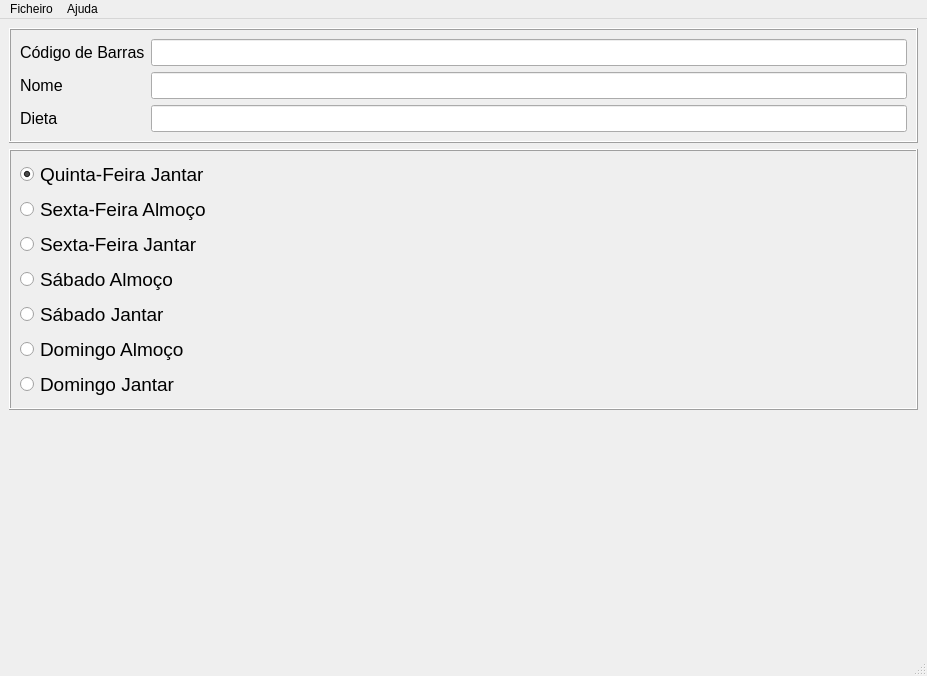
<?xml version="1.0" encoding="UTF-8"?>
<ui version="4.0">
 <class>MainWindow</class>
 <widget class="QMainWindow" name="MainWindow">
  <property name="geometry">
   <rect>
    <x>0</x>
    <y>0</y>
    <width>927</width>
    <height>676</height>
   </rect>
  </property>
  <property name="windowTitle">
   <string>FMV Manager 2023</string>
  </property>
  <widget class="QWidget" name="centralwidget">
   <layout class="QGridLayout" name="gridLayout">
    <item row="3" column="0">
     <spacer name="verticalSpacer">
      <property name="orientation">
       <enum>Qt::Vertical</enum>
      </property>
      <property name="sizeHint" stdset="0">
       <size>
        <width>20</width>
        <height>40</height>
       </size>
      </property>
     </spacer>
    </item>
    <item row="1" column="0">
     <widget class="QFrame" name="frame_2">
      <property name="sizePolicy">
       <sizepolicy hsizetype="Preferred" vsizetype="Maximum">
        <horstretch>0</horstretch>
        <verstretch>0</verstretch>
       </sizepolicy>
      </property>
      <property name="frameShape">
       <enum>QFrame::Box</enum>
      </property>
      <property name="frameShadow">
       <enum>QFrame::Raised</enum>
      </property>
      <layout class="QGridLayout" name="gridLayout_4">
       <item row="0" column="0">
        <layout class="QGridLayout" name="gridLayout_7">
         <item row="1" column="0">
          <widget class="QRadioButton" name="rB_6A">
           <property name="font">
            <font>
             <pointsize>14</pointsize>
             <bold>false</bold>
            </font>
           </property>
           <property name="text">
            <string>Sexta-Feira Almoço</string>
           </property>
          </widget>
         </item>
         <item row="5" column="0">
          <widget class="QRadioButton" name="rB_DA">
           <property name="font">
            <font>
             <pointsize>14</pointsize>
             <bold>false</bold>
            </font>
           </property>
           <property name="text">
            <string>Domingo Almoço</string>
           </property>
          </widget>
         </item>
         <item row="2" column="0">
          <widget class="QRadioButton" name="rB_6J">
           <property name="font">
            <font>
             <pointsize>14</pointsize>
             <bold>false</bold>
            </font>
           </property>
           <property name="text">
            <string>Sexta-Feira Jantar</string>
           </property>
          </widget>
         </item>
         <item row="0" column="0">
          <widget class="QRadioButton" name="rB_5J">
           <property name="font">
            <font>
             <pointsize>14</pointsize>
             <bold>false</bold>
            </font>
           </property>
           <property name="text">
            <string>Quinta-Feira Jantar</string>
           </property>
           <property name="checked">
            <bool>true</bool>
           </property>
          </widget>
         </item>
         <item row="3" column="0">
          <widget class="QRadioButton" name="rB_SA">
           <property name="font">
            <font>
             <pointsize>14</pointsize>
             <bold>false</bold>
            </font>
           </property>
           <property name="text">
            <string>Sábado Almoço</string>
           </property>
          </widget>
         </item>
         <item row="4" column="0">
          <widget class="QRadioButton" name="rB_SJ">
           <property name="font">
            <font>
             <pointsize>14</pointsize>
             <bold>false</bold>
            </font>
           </property>
           <property name="text">
            <string>Sábado Jantar</string>
           </property>
          </widget>
         </item>
         <item row="6" column="0">
          <widget class="QRadioButton" name="rB_DJ">
           <property name="font">
            <font>
             <pointsize>14</pointsize>
             <bold>false</bold>
            </font>
           </property>
           <property name="text">
            <string>Domingo Jantar</string>
           </property>
          </widget>
         </item>
        </layout>
       </item>
      </layout>
     </widget>
    </item>
    <item row="0" column="0">
     <widget class="QFrame" name="frame">
      <property name="sizePolicy">
       <sizepolicy hsizetype="Preferred" vsizetype="Maximum">
        <horstretch>0</horstretch>
        <verstretch>0</verstretch>
       </sizepolicy>
      </property>
      <property name="frameShape">
       <enum>QFrame::Box</enum>
      </property>
      <property name="frameShadow">
       <enum>QFrame::Raised</enum>
      </property>
      <layout class="QGridLayout" name="gridLayout_2">
       <item row="2" column="2">
        <widget class="QLineEdit" name="lE_Dieta">
         <property name="font">
          <font>
           <pointsize>12</pointsize>
          </font>
         </property>
         <property name="readOnly">
          <bool>true</bool>
         </property>
        </widget>
       </item>
       <item row="1" column="0">
        <widget class="QLabel" name="label_2">
         <property name="font">
          <font>
           <pointsize>12</pointsize>
          </font>
         </property>
         <property name="text">
          <string>Nome</string>
         </property>
        </widget>
       </item>
       <item row="1" column="2">
        <widget class="QLineEdit" name="lE_Nome">
         <property name="font">
          <font>
           <pointsize>12</pointsize>
          </font>
         </property>
         <property name="readOnly">
          <bool>true</bool>
         </property>
        </widget>
       </item>
       <item row="0" column="0">
        <widget class="QLabel" name="label">
         <property name="font">
          <font>
           <pointsize>12</pointsize>
          </font>
         </property>
         <property name="text">
          <string>Código de Barras</string>
         </property>
        </widget>
       </item>
       <item row="0" column="2">
        <widget class="QLineEdit" name="lE_ReadBarCode">
         <property name="font">
          <font>
           <pointsize>12</pointsize>
          </font>
         </property>
        </widget>
       </item>
       <item row="2" column="0">
        <widget class="QLabel" name="label_4">
         <property name="font">
          <font>
           <pointsize>12</pointsize>
          </font>
         </property>
         <property name="text">
          <string>Dieta</string>
         </property>
        </widget>
       </item>
      </layout>
     </widget>
    </item>
    <item row="2" column="0">
     <widget class="QLabel" name="l_result">
      <property name="font">
       <font>
        <pointsize>20</pointsize>
        <bold>true</bold>
       </font>
      </property>
      <property name="text">
       <string/>
      </property>
     </widget>
    </item>
   </layout>
  </widget>
  <widget class="QMenuBar" name="menubar">
   <property name="geometry">
    <rect>
     <x>0</x>
     <y>0</y>
     <width>927</width>
     <height>21</height>
    </rect>
   </property>
   <widget class="QMenu" name="menuFicheiro">
    <property name="title">
     <string>Ficheiro</string>
    </property>
    <addaction name="actionCarregar_Listagem"/>
   </widget>
   <widget class="QMenu" name="menuAjuda">
    <property name="title">
     <string>Ajuda</string>
    </property>
    <addaction name="actionSobre"/>
   </widget>
   <addaction name="menuFicheiro"/>
   <addaction name="menuAjuda"/>
  </widget>
  <widget class="QStatusBar" name="statusbar"/>
  <action name="actionCarregar_Listagem">
   <property name="text">
    <string>Carregar Listagem</string>
   </property>
  </action>
  <action name="actionSobre">
   <property name="text">
    <string>Sobre FMV Manager 2023</string>
   </property>
  </action>
 </widget>
 <resources/>
 <connections/>
</ui>
